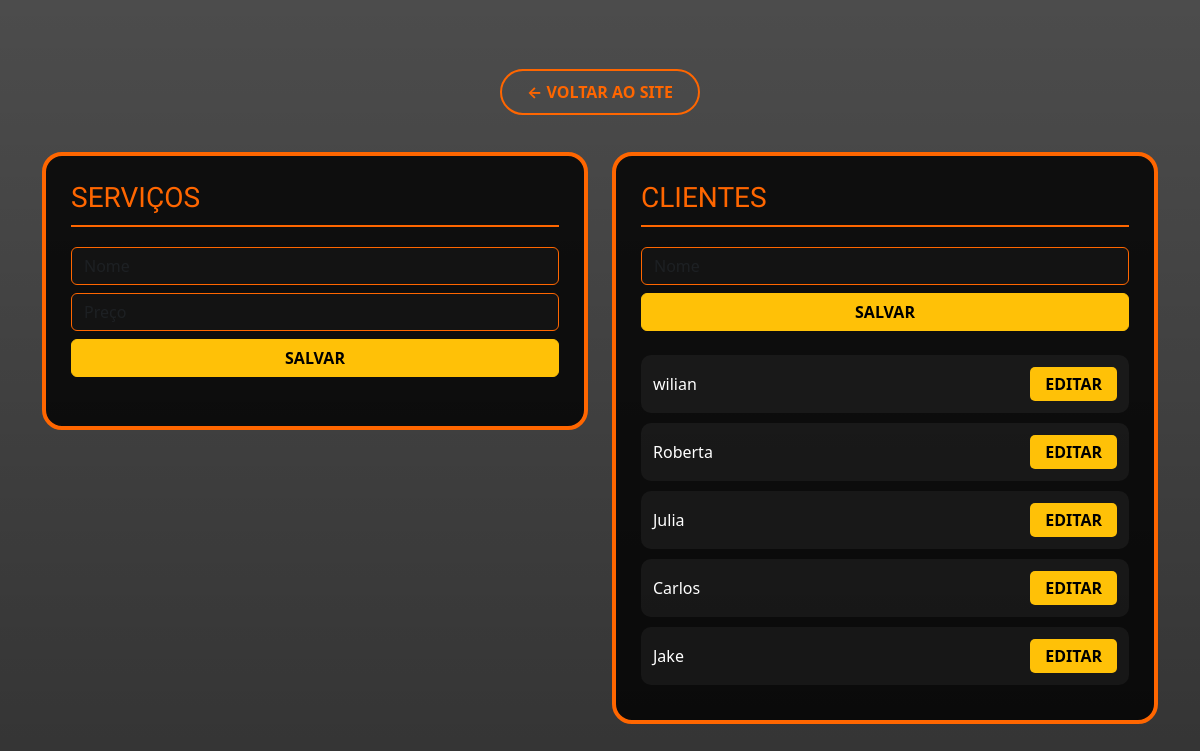
The app's page /painel/, older data.
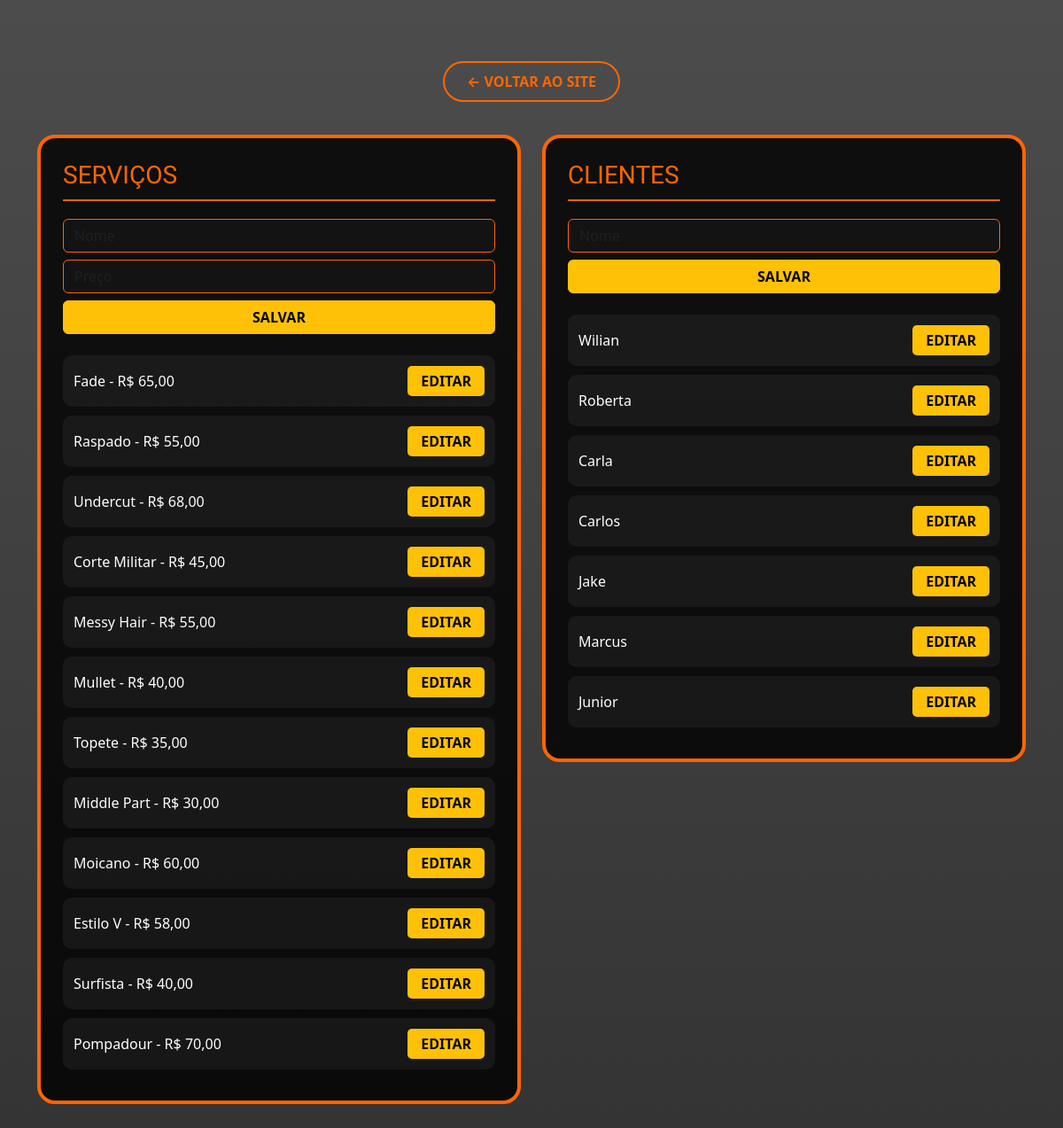
The same page, newer data.
### core/models.py (models this page shows, shortened)
class Cliente(models.Model):
    nome = models.CharField(max_length=100)

class Servico(models.Model):
    nome = models.CharField(max_length=100)
    preco = models.DecimalField(max_digits=10, decimal_places=2)

### core/views.py (the view, shortened to what this page needs)
# urls.py: path('painel/', painel, name='painel'),
def painel(request):
    lang = request.session.get('django_language', 'pt-br')
    servico_edit = Servico.objects.filter(id=request.GET.get('edit_servico')).first()
    cliente_edit = Cliente.objects.filter(id=request.GET.get('edit_cliente')).first()
    return render(request, 'painel.html', {
        'servicos': Servico.objects.all(), 'clientes': Cliente.objects.all(),
        'servico_edit': servico_edit, 'cliente_edit': cliente_edit, 't': get_textos(lang)
    })

### core/templates/painel.html (shortened to what this page needs)
{% load static %}
<!DOCTYPE html>
<html lang="pt-br">
<head>
    <link href="https://cdn.jsdelivr.net/npm/bootstrap@5.3.0/dist/css/bootstrap.min.css" rel="stylesheet">
</head>
<body>
    <div class="container text-center">
        <div class="mb-5"><a href="{% url 'index' %}" class="btn-back">← {{ t.voltar }}</a></div>
        <div class="row text-start">
            <div class="col-md-6">
                <div class="panel-card">
                    <h3 class="section-title">{{ t.servicos }}</h3>
                    <form method="POST" class="mb-4">{% csrf_token %}
                        <input type="text" name="nome" class="form-control mb-2" value="{{ servico_edit.nome }}" placeholder="Nome" required>
                        <input type="number" step="0.01" name="preco" class="form-control mb-2" value="{{ servico_edit.preco }}" placeholder="Preço" required>
                        <button class="btn btn-warning w-100 fw-bold">{{ t.salvar }}</button>
                    </form>
                    {% for s in servicos %}
                    <div class="list-item">
                        <span>{{ s.nome }} - R$ {{ s.preco }}</span>
                        <a href="?edit_servico={{ s.id }}" class="btn-edit">{{ t.editar }}</a>
                    </div>
                    {% endfor %}
                </div>
            </div>
            <div class="col-md-6">
                <div class="panel-card">
                    <h3 class="section-title">{{ t.clientes }}</h3>
                    <form method="POST" class="mb-4">{% csrf_token %}
                        <input type="text" name="nome" class="form-control mb-2" value="{{ cliente_edit.nome }}" placeholder="Nome" required>
                        <button class="btn btn-warning w-100 fw-bold">{{ t.salvar }}</button>
                    </form>
                    {% for c in clientes %}
                    <div class="list-item">
                        <span>{{ c.nome }}</span>
                        <a href="?edit_cliente={{ c.id }}" class="btn-edit">{{ t.editar }}</a>
                    </div>
                    {% endfor %}
                </div>
            </div>
        </div>
    </div>
</body>
</html>

Row changes from the older to the newer data that the page shows:
added Servico: nome "Fade", preco "65,00", editar "EDITAR"
added Servico: nome "Raspado", preco "55,00", editar "EDITAR"
added Servico: nome "Undercut", preco "68,00", editar "EDITAR"
added Servico: nome "Corte Militar", preco "45,00", editar "EDITAR"
added Servico: nome "Messy Hair", preco "55,00", editar "EDITAR"
added Servico: nome "Mullet", preco "40,00", editar "EDITAR"
added Servico: nome "Topete", preco "35,00", editar "EDITAR"
added Servico: nome "Middle Part", preco "30,00", editar "EDITAR"
added Servico: nome "Moicano", preco "60,00", editar "EDITAR"
added Servico: nome "Estilo V", preco "58,00", editar "EDITAR"
added Servico: nome "Surfista", preco "40,00", editar "EDITAR"
added Servico: nome "Pompadour", preco "70,00", editar "EDITAR"
changed Cliente: nome "wilian" → "Wilian"
changed Cliente: nome "Julia" → "Carla"
added Cliente: nome "Marcus", editar "EDITAR"
added Cliente: nome "Junior", editar "EDITAR"
